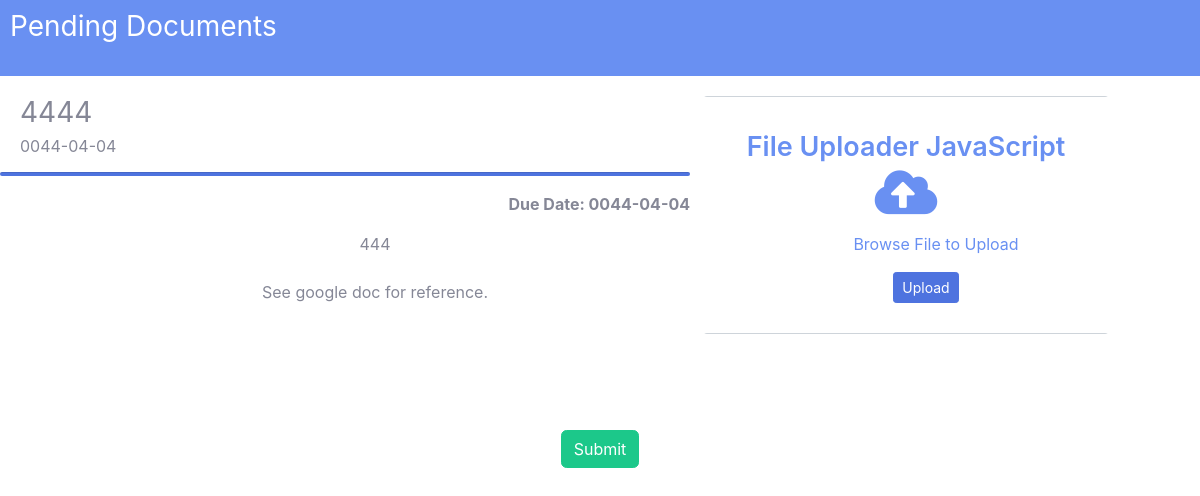
The app's page /deans/pending.php?id=15 (signed in) with its own data.
### tables this page shows
CREATE TABLE `tasks` (
  `task_id` int(8) NOT NULL,
  `task_name` varchar(50) NOT NULL,
  `task_desc` varchar(50) NOT NULL,
  `document_id` int(8) NOT NULL,
  `date_posted` date NOT NULL,
  `due_date` date NOT NULL,
  `for_ovcaa` tinyint(1) NOT NULL,
  `for_deans` tinyint(1) NOT NULL,
  `for_heads` tinyint(1) NOT NULL,
  `acad_year_id` int(8) NOT NULL,
  `sem_id` int(8) NOT NULL
);

### deans/pending.php (the view, shortened to what this page needs)
<?php
include "../config.php";
$task_id = $_GET['id'];
 if(isset($_SESSION['unique_id']) && isset($_SESSION['user_id'])){
    $users_id = $_SESSION['unique_id'];
    $data = mysqli_query($conn,"SELECT
            u.user_id,
            u.unique_id,
            u.email,
            u.password,
            u.img,
            u.status,
            u.type,
            d.department_name,
            d.department_abbrv
            FROM users u
            LEFT JOIN departments d ON u.department_id = d.department_id
            WHERE unique_id = '$users_id'
            ");
    $data_result = mysqli_fetch_assoc($data);
    if($data_result){
        $task = mysqli_query($conn,"SELECT * FROM tasks WHERE task_id = '$task_id'");
        $task_data = mysqli_fetch_assoc($task);
        if($task_data){
            $task_name = $task_data['task_name'];
            $task_posted = $task_data['date_posted'];
            $task_desc = $task_data['task_desc']
?>
<!DOCTYPE html>
<html>
<head>
    <link rel="stylesheet" type="text/css" href="deans.css">
    <link rel="stylesheet" type="text/css" href="submission-pending-ui.css">
  <link rel="stylesheet" href="https://cdnjs.cloudflare.com/ajax/libs/font-awesome/5.15.3/css/all.min.css"/>
</head>
<body>
     <nav class="navigation">
      <h3 class="title-nav">Pending Documents</h3><br>
    </nav>
    <center>
            <div class="row" id="row">
                <div class="col-xs-12 col-sm-7">
                  <div class="header">
                    <h3><?php echo $task_name;?></h3>
                    <h6><?php echo $task_posted;?></h6>
                  </div>
                    <hr class="hr">
                    <p class="due-date">Due Date: <?php echo $task_posted;?></p>
                    <p><?php echo $task_desc; ?><br>
                        <br>
                        See google doc for reference.
                    </p>
                </div>
                <div class="col-xs-12 col-sm-4" id="upload">
                  <center>
                    <div class="body">
                      <form action="<?php echo $_SERVER['PHP_SELF'];?>" method="POST" enctype="multipart/form-data" id="form">
                              <div class="wrapper">
                                <header>File Uploader JavaScript</header>
                                  <i class="fas fa-cloud-upload-alt"></i>
                                  <p>Browse File to Upload</p>
                       <a class="btn btn-primary btn-sm" href="#">Upload</a>
                              </div>
                  </center>
                    </div>
                </div>
            <br><br><br><br>
            <button type="submit" name="submit" id="submit"class="btn btn-success pull-right ">Submit</button>
   </center>
</body>
</html>
<?php }
}
}
else{
}?>

### deans/submission-pending-ui.css (style rules this page uses)
* { margin: 0; padding: 0; box-sizing: border-box; }
.navigation { background-color:#6990F2 ; color: #fff; }
.title-nav { padding-top: 10px; margin-left: 10px; }
.header { text-align: left; padding-left: 20px; }
#row { margin-top: 20px; }
.body { display: flex; align-items: center; justify-content: center; min-height: 100px; }
.wrapper { width: 430px; background: #fff; border-radius: 5px; padding: 30px; }
.wrapper header { color: #6990F2; font-size: 27px; font-weight: 600; text-align: center; }
form :where(i, p) { color: #6990F2; }
form i { font-size: 50px; }
form p { margin-top: 15px; font-size: 16px; }

### records on screen
tasks: task_name "4444", date_posted "0044-04-04", task_desc "444"
